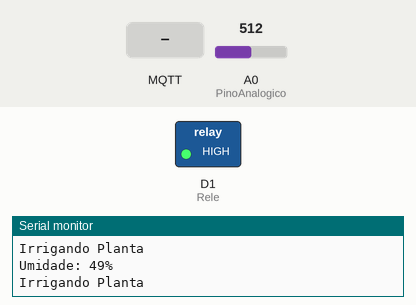
The sketch below on a simulated ESP8266 (NodeMCU). On the bench: switched loads named in the sketch (green lamp = pin HIGH), the last lines printed to the serial monitor. The test bench sets the inputs (shaded band); at power-on: A0 (PinoAnalogico) = 512. WiFi joins after 1.5 s; servers stay silent unless stated; no MQTT or app messages arrive unless stated.

Above: at 3.2 s.
3.3 s: A0 (PinoAnalogico) set to 252
6.3 s: A0 (PinoAnalogico) set to 229
At 7.6 s:
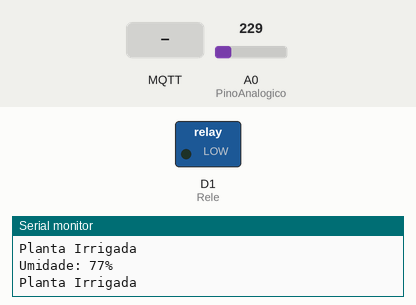
9.4 s: MQTT message "Irrigando Planta" arrives on the first subscribed topic
At 10.6 s:
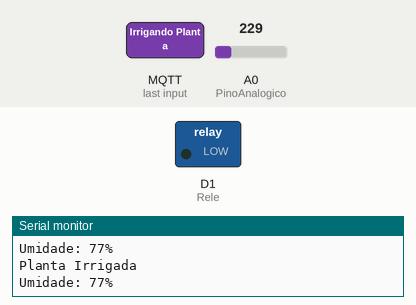
12.5 s: A0 (PinoAnalogico) set to 1023
At 12.9 s:
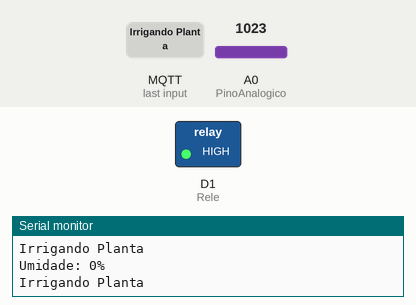
Timing chart, 0 to 15.0 s (numbered marks = the images above; inputs shaded):
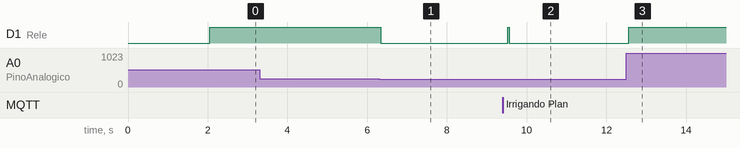

Measured:
- the behaviour switches between 241 and 240 on A0 (PinoAnalogico) (found by bisection; images 0 and 1)
- after the input at 6.3 s, D1 (Rele): HIGH → LOW at once
- after the input at 9.4 s, D1 (Rele): LOW → HIGH after 0.13 s, → LOW 0.03 s later
- after the input at 12.5 s, D1 (Rele): LOW → HIGH after 0.06 s

The sketch:

Projeto-Irrigacao-Codigo.ino
```cpp
#include <ESP8266WiFi.h>
#include <PubSubClient.h>

const char* ssid = "...";
const char* password = "...";
const char* mqtt_server = "test.mosquitto.org";
const int mqtt_port = 1883;
const char* mqtt_username = "";
const char* mqtt_password = "";
const char* mqtt_client_id = "mqtt-explorer-36e0e042";

int PinoAnalogico = A0;
int PinoDigital = D2;
int Rele = D1;
int EstadoSensor = 0;
int UltimoEstSensor = 0;
int ValAnalogIn;

WiFiClient espClient;
PubSubClient client(espClient);

unsigned long previousMillis = 0;
const long interval = 10000;  // Intervalo de 10 segundos

void setup() {
  Serial.begin(9600);
  pinMode(Rele, OUTPUT);
  pinMode(PinoDigital, INPUT);

  WiFi.begin(ssid, password);
  while (WiFi.status() != WL_CONNECTED) {
    delay(1000);
    Serial.println("Conectando ao WiFi...");
  }
  Serial.println("Conectado ao WiFi");

  client.setServer(mqtt_server, mqtt_port);
  client.setCallback(callback);

  if (client.connect(mqtt_client_id, mqtt_username, mqtt_password)) {
    Serial.println("Conectado ao servidor MQTT");
    client.subscribe("casa/jardim/umidade");
    client.subscribe("casa/jardim/status");
  } else {
    Serial.println("Falha na conexão MQTT");
  }
}

void callback(char* topic, byte* message, unsigned int length) {
  Serial.print("Message arrived on topic: ");
  Serial.print(topic);
  Serial.print(". Message: ");
  String messageTemp;

  for (int i = 0; i < length; i++) {
    Serial.print((char)message[i]);
    messageTemp += (char)message[i];
  }
  Serial.println();

  if (String(topic) == "casa/jardim/umidade") {
    Serial.print("Changing umidade to ");
    if(messageTemp == "Irrigando Planta"){
      Serial.println("Irrigando Planta");
      digitalWrite(Rele, HIGH);
    }
    else if(messageTemp == "Planta Irrigada"){
      Serial.println("Planta Irrigada");
      digitalWrite(Rele, LOW);
    }
  }
}

void reconnect() {
  while (!client.connected()) {
    Serial.print("Attempting MQTT connection...");
    if (client.connect("ESP8266Client")) {
      Serial.println("connected");
      client.subscribe("casa/jardim/umidade");
      client.subscribe("casa/jardim/status");
    } else {
      Serial.print("failed, rc=");
      Serial.print(client.state());
      Serial.println(" try again in 5 seconds");
      delay(5000);
    }
  }
}

void loop() {
  if (!client.connected()) {
    reconnect();
  }

  ValAnalogIn = analogRead(PinoAnalogico);
  int Porcento = map(ValAnalogIn, 1023, 0, 0, 100);
  Serial.print("Umidade: ");
  Serial.print(Porcento);
  Serial.println("%");

  if (Porcento <= 75) {
    Serial.println("Irrigando Planta");
    digitalWrite(Rele, HIGH);
    client.publish("casa/jardim/umidade", "Irrigando Planta");
  } else {
    Serial.println("Planta Irrigada");
    digitalWrite(Rele, LOW);
    client.publish("casa/jardim/status", "Planta Irrigada");
  }

  client.loop();

  unsigned long currentMillis = millis();

  if (currentMillis - previousMillis >= interval) {
    previousMillis = currentMillis;
    // Código que precisa ser executado periodicamente a cada 10 segundos
  }
}
```
